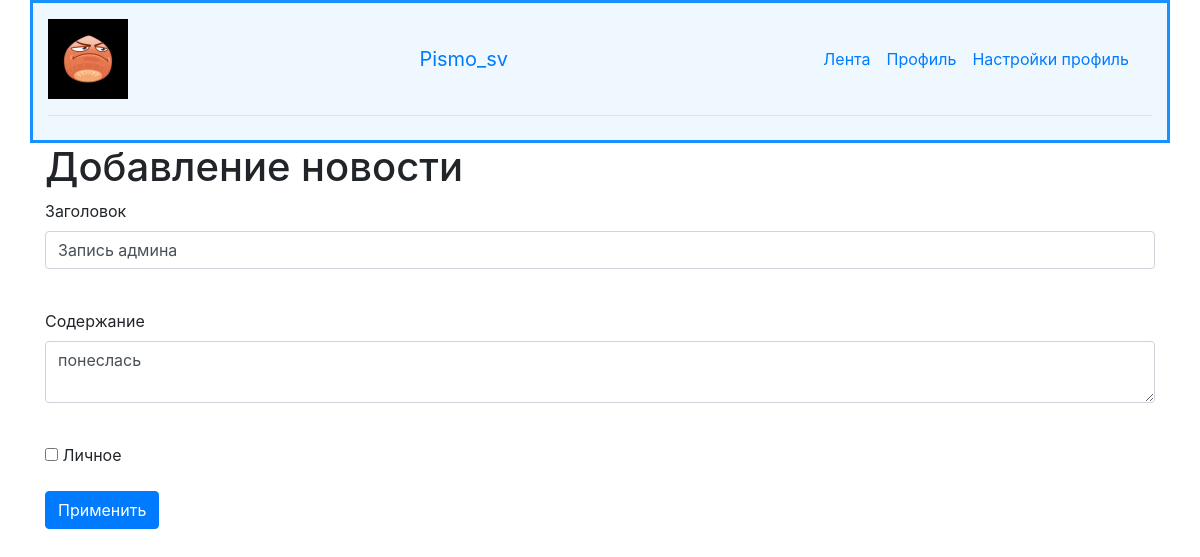
Screenshot of /news/4 (signed in) with the database file from the repository.
### data/users.py (models this page shows, shortened)
class User(SqlAlchemyBase, UserMixin):
    __tablename__ = 'users'
    id = sqlalchemy.Column(sqlalchemy.Integer,
                           primary_key=True, autoincrement=True)
    name = sqlalchemy.Column(sqlalchemy.String, nullable=True)
    about = sqlalchemy.Column(sqlalchemy.String, nullable=True)
    email = sqlalchemy.Column(sqlalchemy.String,
                              index=True, unique=True, nullable=True)
    hashed_password = sqlalchemy.Column(sqlalchemy.String, nullable=True)
    created_date = sqlalchemy.Column(sqlalchemy.DateTime,
                                     default=datetime.datetime.now)
    avatar = sqlalchemy.Column(sqlalchemy.String, nullable=True)
    news = orm.relationship("News", back_populates='user')

### data/news.py (models this page shows)
class News(SqlAlchemyBase):
    __tablename__ = 'news'
    id = sqlalchemy.Column(sqlalchemy.Integer,
                           primary_key=True, autoincrement=True)
    title = sqlalchemy.Column(sqlalchemy.String, nullable=True)
    content = sqlalchemy.Column(sqlalchemy.String, nullable=True)
    created_date = sqlalchemy.Column(sqlalchemy.DateTime,
                                     default=datetime.datetime.now)
    is_private = sqlalchemy.Column(sqlalchemy.Boolean, default=True)
    user_id = sqlalchemy.Column(sqlalchemy.Integer,
                                sqlalchemy.ForeignKey("users.id"))
    likes = sqlalchemy.Column(sqlalchemy.Integer, default=0)
    liked_users = sqlalchemy.Column(sqlalchemy.String)
    user = orm.relationship('User')

### main.py (the view, shortened to what this page needs)
@app.route('/news/<int:id>', methods=['GET', 'POST'])
@login_required
def edit_news(id):
    form = NewsForm()
    if request.method == "GET":
        db_sess = db_session.create_session()
        news = db_sess.query(News).filter(News.id == id,
                                          News.user == current_user
                                          ).first()
        if news:
            form.title.data = news.title
            form.content.data = news.content
            form.is_private.data = news.is_private
        else:
            abort(404)
    return render_template('news.html',
                           title='Редактирование новости',
                           form=form
                           )

### forms/news.py
class NewsForm(FlaskForm):
    title = StringField('Заголовок', validators=[DataRequired()])
    content = TextAreaField("Содержание")
    is_private = BooleanField("Личное")
    submit = SubmitField('Применить')

### data/db_session.py (called while the page is built)
def create_session() -> Session:
    global __factory
    return __factory()

### main.py (called while the page is built)
@login_manager.user_loader
def load_user(user_id):
    db_sess = db_session.create_session()
    return db_sess.query(User).get(user_id)

### templates/news.html (shortened to what this page needs)
{% extends "base.html" %}
{% block content %}
<h1>Добавление новости</h1>
<form action="" method="post">
    <p>
        {{ form.title.label }}<br>
        {{ form.title(class="form-control") }}<br>
    </p>
    <p>
        {{ form.content.label }}<br>
        {{ form.content(class="form-control") }}<br>
    </p>
    <p>{{ form.is_private() }} {{ form.is_private.label }}</p>
    <p>{{ form.submit(type="submit", class="btn btn-primary") }}</p>
</form>
{% endblock %}

### templates/base.html (shortened to what this page needs)
<!doctype html>
<html lang="en">
<head>
    <link rel="stylesheet"
          href="https://stackpath.bootstrapcdn.com/bootstrap/4.4.1/css/bootstrap.min.css"
>
</head>
<body>
<header>
    <div class="container" style="background-color: #F0F8FF; border:#1891FF solid; ">
        <header class="d-flex flex-wrap align-items-center justify-content-center justify-content-md-between py-3 mb-4 border-bottom">
            {% if current_user.is_authenticated %}
                {% if current_user.avatar == None %}
                    <img src="static/empty_avatar.jpg" height="80" width="80">
                {% else %}
                    <img src="static/users_files/{{current_user.avatar}}" alt="avatar" height="80" width="80">
                {% endif %}
                <a class="navbar-brand" href="/logout">{{ current_user.name }}</a>
            {% endif %}
            <ul class="nav col-12 col-md-auto mb-2 justify-content-center mb-md-0">
            <li><a href="/" class="nav-link px-2 link-secondary">Лента</a></li>
            <li><a href="/profile" class="nav-link px-2">Профиль</a></li>
            <li><a href="/profile_settings" class="nav-link px-2">Настройки профиль</a></li>
        </header>
    </div>
</header>
<main role="main" class="container">
    {% block content %}{% endblock %}
</main>
</body>
</html>

### templates/base.html (style rules this page uses)
body { background: url(https://img.freepik.com/free-photo/white-concrete-wall_53876-92803.jpg?w=1380&t=st=1681221851~exp=1681222451~hmac=b56127937686b29879128f878f829b32c23de93e679daa4056adbcf6740c8b92); background-color: #AAABB8 background-repeat: repeat-x; background-repeat: repeat-y; background-size: 100%; }

### rows the page displays
User: avatar (picture), name "Pismo_sv"
News: title "Запись админа", content "понеслась"
